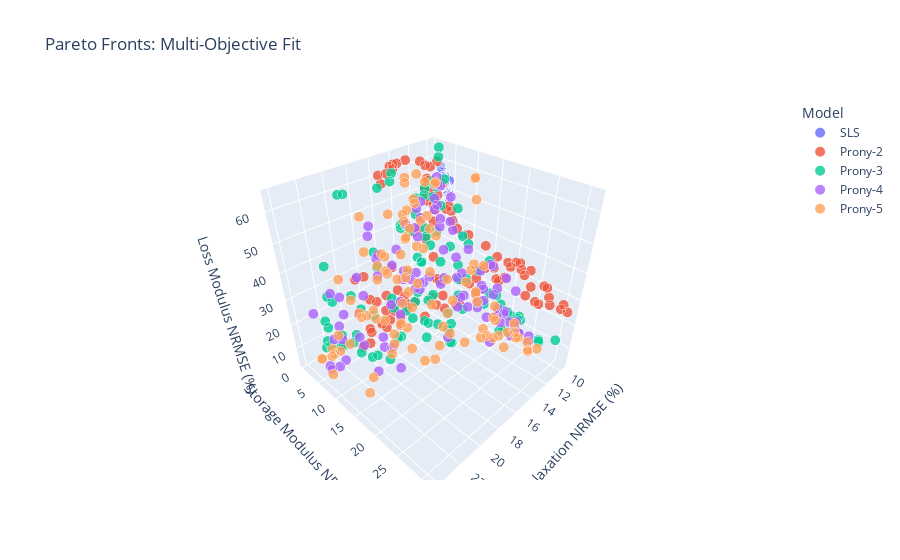

Notebook code cell kept with this figure:
### Markdown cell above
Viscoelastic Fitting

### Code cell
import numpy as np; import os; import plotly.express as px
from pvc_tensile_experiment.Functions import*
from pymoo.core.problem import ElementwiseProblem
from pymoo.algorithms.moo.nsga2 import NSGA2
from pymoo.optimize import minimize
from pymoo.operators.repair.bounds_repair import BoundsRepair


def StressRelaxationData(fileNames):
    stressRelaxData = np.zeros([0, 2])

    for i in fileNames:
        # read and process the data file for strain and stress 
        expTime, strain, _, stress = ViscoelasticDataProcessor('Stress Relaxation Data', i)
        
        # the starting point is 5 before the maximum stress value
        regions = StressRelaxationRegionSelector(expTime, stress)

        for j in range(0, 3):
            # extract the increasing strain regions. since the start is 5 indices from the maximum stress,
            # use these points to get the offset strain and stress
            indexRange = range(regions[0, j], regions[1, j])
            
            # get the stress vector offset
            expTimeOffset = expTime[indexRange][0]
            stressOffset = stress[indexRange][0]
            strainOffset = strain[indexRange][0]

            # reset the index range so the first data point is the maximum stress value.
            indexRange =  range(regions[0, j] + 5, regions[1, j])

            # define the variables 
            expTimeFit = expTime[indexRange] - expTimeOffset
            strainFit = strain[indexRange] - strainOffset
            stressFit = stress[indexRange] - stressOffset
            normStressFit = stressFit/strainFit/1.85

            stressRelaxData = np.vstack([stressRelaxData, np.array([expTimeFit, normStressFit]).T])
    return stressRelaxData[:,0], stressRelaxData[:,1]

def DMAData(name):
    # import the excel file. dont use columns beyond 4 since they're empty  due to 
    # needing a place to put extra comments
    df = pd.read_excel(f"Data/Viscoelastic Data/DMA Data/{name[0]}", header = None, usecols = [0, 2, 3])

    # preallocate the measurement names
    indices = np.hstack([range(52,60), range(64,69)])
    data = df.loc[df.index[indices]].to_numpy(dtype = float)/1.85

    return data[:,0], data[:,1], data[:,2]

# ---------------- Base Class for Multi-Objective Problems ----------------
class BaseViscoProblem(ElementwiseProblem):
    def __init__(self, nVar, xl, xu):
        super().__init__(n_var = nVar, n_obj = 3, n_constr = 0, xl = xl, xu = xu)

    def StressRelaxationRMSE(self, eModel):
        # return np.sqrt(np.mean((eModel - stressRelaxation)**2))/(np.mean(stressRelaxation))*100
        return np.mean(np.abs(eModel - stressRelaxation))/(np.mean(stressRelaxation))*100

    def StorageModRMSE(self, eComplexModel):
        return np.sqrt(np.mean((eComplexModel.real - storageMod)**2))/np.mean(storageMod)*100
    
    def LossModNRMSE(self, eComplexModel):
        return np.sqrt(np.mean((eComplexModel.imag - lossMod)**2))/np.max(lossMod)*100
    
# ---------------- SLS Problem ----------------
class SlsProblem(BaseViscoProblem):
    def __init__(self):
        super().__init__(3,
                         xl = lowerBound[0:3],
                         xu = upperBound[0:3])

    def _evaluate(self, x, out, *args, **kwargs):
        EInf, E1, tau1 = x

        # Stress relaxation
        eTimeModel = EInf + E1*np.exp(-relaxTime/tau1)
        rmseTime = self.StressRelaxationRMSE(eTimeModel)

        # DMA
        eComplexModel = EInf + E1*(1j*omega*tau1)/(1+1j*omega*tau1)
        rmseDMA1 = self.StorageModRMSE(eComplexModel)
        rmseDMA2 = self.LossModNRMSE(eComplexModel)

        out["F"] = [rmseTime, rmseDMA1, rmseDMA2]

# ---------------- 2-Term Prony Problem ----------------
class Prony2Problem(BaseViscoProblem):
    def __init__(self):
        super().__init__(5,
                         xl = lowerBound[0:5],
                         xu = upperBound[0:5])

    def _evaluate(self, x, out, *args, **kwargs):
        EInf, E1, tau1, E2, tau2 = x

        # Stress relaxation
        eTimeModel = EInf + E1*np.exp(-relaxTime/tau1) + E2*np.exp(-relaxTime/tau2)
        rmseTime = self.StressRelaxationRMSE(eTimeModel)

        # DMA
        eComplexModel = EInf \
                      + E1*(1j*omega*tau1)/(1+1j*omega*tau1) \
                      + E2*(1j*omega*tau2)/(1+1j*omega*tau2)
        rmseDMA1 = self.StorageModRMSE(eComplexModel)
        rmseDMA2 = self.LossModNRMSE(eComplexModel)

        out["F"] = [rmseTime, rmseDMA1, rmseDMA2]

# ---------------- 3-Term Prony Problem ----------------
class Prony3Problem(BaseViscoProblem):
    def __init__(self):
        super().__init__(7,
                         xl = lowerBound[0:7],
                         xu = upperBound[0:7])

    def _evaluate(self, x, out, *args, **kwargs):
        EInf, E1, tau1, E2, tau2, E3, tau3 = x

        # Stress relaxation
        eTimeModel = (EInf
                      + E1*np.exp(-relaxTime/tau1)
                      + E2*np.exp(-relaxTime/tau2)
                      + E3*np.exp(-relaxTime/tau3))
        rmseTime = self.StressRelaxationRMSE(eTimeModel)

        # DMA
        eComplexModel = EInf \
                      + E1*(1j*omega*tau1)/(1+1j*omega*tau1) \
                      + E2*(1j*omega*tau2)/(1+1j*omega*tau2) \
                      + E3*(1j*omega*tau3)/(1+1j*omega*tau3)
        rmseDMA1 = self.StorageModRMSE(eComplexModel)
        rmseDMA2 = self.LossModNRMSE(eComplexModel)

        out["F"] = [rmseTime, rmseDMA1, rmseDMA2]
   
# ---------------- 4-Term Prony Problem ----------------
class Prony4Problem(BaseViscoProblem):
    def __init__(self):
        super().__init__(9,
                         xl = lowerBound[0:9],
                         xu = upperBound[0:9])

    def _evaluate(self, x, out, *args, **kwargs):
        EInf, E1, tau1, E2, tau2, E3, tau3, E4, tau4 = x

        # Stress relaxation
        eTimeModel = (EInf
                      + E1*np.exp(-relaxTime/tau1)
                      + E2*np.exp(-relaxTime/tau2)
                      + E3*np.exp(-relaxTime/tau3)
                      + E4*np.exp(-relaxTime/tau4))
        rmseTime = self.StressRelaxationRMSE(eTimeModel)

        # DMA
        eComplexModel = EInf \
                      + E1*(1j*omega*tau1)/(1+1j*omega*tau1) \
                      + E2*(1j*omega*tau2)/(1+1j*omega*tau2) \
                      + E3*(1j*omega*tau3)/(1+1j*omega*tau3) \
                      + E4*(1j*omega*tau4)/(1+1j*omega*tau4)
        
        rmseDMA1 = self.StorageModRMSE(eComplexModel)
        rmseDMA2 = self.LossModNRMSE(eComplexModel)

        out["F"] = [rmseTime, rmseDMA1, rmseDMA2]

# ---------------- 5-Term Prony Problem ----------------
class Prony5Problem(BaseViscoProblem):
    def __init__(self):
        super().__init__(11,
                         xl = lowerBound[0:11],
                         xu = upperBound[0:11])
    def _evaluate(self, x, out, *args, **kwargs):
        EInf, E1, tau1, E2, tau2, E3, tau3, E4, tau4, E5, tau5 = x

        # Stress relaxation
        eTimeModel = (EInf
                      + E1*np.exp(-relaxTime/tau1)
                      + E2*np.exp(-relaxTime/tau2)
                      + E3*np.exp(-relaxTime/tau3)
                      + E4*np.exp(-relaxTime/tau4)
                      + E5*np.exp(-relaxTime/tau5))
        rmseTime = self.StressRelaxationRMSE(eTimeModel)
        
        # DMA
        eComplexModel = EInf \
                      + E1*(1j*omega*tau1)/(1+1j*omega*tau1) \
                      + E2*(1j*omega*tau2)/(1+1j*omega*tau2) \
                      + E3*(1j*omega*tau3)/(1+1j*omega*tau3) \
                      + E4*(1j*omega*tau4)/(1+1j*omega*tau4) \
                      + E5*(1j*omega*tau5)/(1+1j*omega*tau5)
        
        rmseDMA1 = self.StorageModRMSE(eComplexModel)
        rmseDMA2 = self.LossModNRMSE(eComplexModel)
        
        out["F"] = [rmseTime, rmseDMA1, rmseDMA2]

# ---------------- Run Optimizations ----------------
def RunPareto(problemClass, label):
    algorithm = NSGA2(pop_size = 100)
    result = minimize(problemClass(),
                      algorithm,
                      ("n_gen", 50),
                      repair = BoundsRepair(),
                      seed = 42,
                      verbose = False)
    df = pd.DataFrame(columns = ['Stress Relaxation NRMSE (%)', 'Storage Modulus NRMSE (%)',
                                                'Loss Modulus NRMSE (%)'])
    
    df['Stress Relaxation NRMSE (%)'] = result.F[:,0]
    df['Storage Modulus NRMSE (%)'] = result.F[:,1]
    df['Loss Modulus NRMSE (%)'] = result.F[:,2]
    df['Model'] = label 
    return result, df


# defined coundaries
plastiRatio = 'P4'
if plastiRatio == 'P2':    #EInf    #E1    #tau1   #E2     #tau2   #E3    #tau3   #E4    #tau4   #E5   #tau5
    lowerBound = np.array([2.8e5,   4e4,   1e-3,   8e3,    5e0,    1e4,   1e-1,    1e4,   1e1,   1e4,  1e-2])
    upperBound = np.array([3.1e5,   7e4,   2e0,    6e4,    2.8e3,  7e4,   1e2,    4e4,   5e2,   6e4,  2e0])
        
elif plastiRatio == 'P4':    #EInf   #E1    #tau1   #E2    #tau2   #E3    #tau3   #E4    #tau4   #E5   #tau5
    lowerBound = np.array([5e4,      4e3,   1e-3,   8e3,   5e0,    1e3,   1e-1,    1e3,   1e1,   1e3,  1e-2])
    upperBound = np.array([6.1e4,    7e4,   2e0,    6e4,   2.8e3,  7e4,   1e2,    4e4,   5e2,   6e4,  2e0])

    # lowerBound = np.array([4.6e4, 1e3,  100, 1e3,   5,  1e2,  1e-4,  1e2, 1e-4])
    # upperBound = np.array([6.6e4, 1e5, 1800, 1e4, 500,  2e4,    50,  1e4,   10])

elif plastiRatio == 'P6':
    lowerBound = np.array([1.4e4, 1e2,  100, 1e3,   5,  1e2,  1e-4,  1e2, 1e-4])
    upperBound = np.array([3.4e4, 1e4, 1800, 1e4, 500,  2e4,    50,  1e4,   10])

elif plastiRatio == 'P8':
    lowerBound = np.array([5e3,   1e2,  100, 1e3,   5,  1e2,  1e-4,  1e2, 1e-4])
    upperBound = np.array([1.6e4, 1e4, 1800, 1e4, 500,  2e4,    50,  1e4,   10])



# locate stress relaxation data per plasticizer content. combine files for the relaxation time and stress.
fileNames = [i for i in os.listdir(f'Data/Viscoelastic Data/Stress Relaxation Data') if i.endswith('.xlsx') and i.find(plastiRatio) != -1]
relaxTime, stressRelaxation = StressRelaxationData(fileNames)

# remove some of the initial data to help the fitment 
indices = np.where((relaxTime > 10) & (relaxTime < 500))[0]
removedIndices = np.random.choice(indices, size = int(len(indices)*0.5), replace = False)
relaxTime = np.delete(relaxTime, removedIndices)
stressRelaxation = np.delete(stressRelaxation, removedIndices)

# locate DMA data per plasticizer content.
fileNames = [i for i in os.listdir(f'Data/Viscoelastic Data/DMA Data') if i.endswith('.xlsx') and i.find(plastiRatio) != -1]
frequency, storageMod, lossMod = DMAData(fileNames)
omega = 2*np.pi*frequency

# run multi-objective function fitment
resSLS, dfSLS = RunPareto(SlsProblem, "SLS")
resP2, dfP2 = RunPareto(Prony2Problem, "Prony-2")
resP3, dfP3 = RunPareto(Prony3Problem, "Prony-3")
resP4, dfP4 = RunPareto(Prony4Problem, "Prony-4")
resP5, dfP5 = RunPareto(Prony5Problem, "Prony-5")

# store the results into a datafram and plot using plotly
df = pd.concat([dfSLS, dfP2, dfP3, dfP4, dfP5], axis = 0)
fig = px.scatter_3d(df, x = 'Stress Relaxation NRMSE (%)', 
                y = 'Storage Modulus NRMSE (%)', z = 'Loss Modulus NRMSE (%)',
                title = "Pareto Fronts: Multi-Objective Fit", color = df['Model'], opacity = 0.8, size_max = 10, size = np.ones(len(df)))    
fig.show()

### Figure 1 — Plotly figure (JSON) as saved in the notebook; plotly's stock layout.template omitted (floating-point values rounded to 4 significant figures)
{"data": [{"hovertemplate": "Model=SLS<br>Stress Relaxation NRMSE (%)=%{x}<br>Storage Modulus NRMSE (%)=%{y}<br>Loss Modulus NRMSE (%)=%{z}<br>size=%{marker.size}<extra></extra>", "legendgroup": "SLS", "marker": {"color": "#636efa", "opacity": 0.8, "size": [1, 1, 1, 1, 1, 1, 1, 1, 1, 1, 1, 1, 1, 1, 1, 1, 1, 1, 1, 1, 1, 1, 1, 1, 1, 1, 1, 1, 1, 1, 1, 1, 1, 1, 1, 1, 1, 1, 1, 1, 1, 1, 1, 1, 1, 1, 1, 1, 1, 1, 1, 1, 1, 1, 1, 1, 1, 1, 1, 1, 1, 1, 1, 1, 1, 1, 1, 1, 1, 1, 1, 1, 1, 1, 1, 1, 1, 1, 1, 1, 1, 1, 1, 1, 1, 1, 1, 1, 1, 1, 1, 1, 1, 1, 1, 1, 1, 1, 1, 1], "sizemode": "area", "sizeref": 0.01, "symbol": "circle"}, "mode": "markers", "name": "SLS", "scene": "scene", "showlegend": true, "type": "scatter3d", "x": [10.08, 10.12, 10.14, 10.08, 10.08, 10.12, 10.11, 10.11, 10.11, 10.11, 10.1, 10.08, 10.11, 10.1, 10.09, 10.1, 10.09, 10.1, 10.1, 10.08, 10.1, 10.1, 10.1, 10.1, 10.11, 10.08, 10.09, 10.09, 10.09, 10.1, 10.08, 10.12, 10.09, 10.08, 10.12, 10.09, 10.09, 10.1, 10.09, 10.08, 10.12, 10.09, 10.09, 10.09, 10.11, 10.1, 10.12, 10.08, 10.11, 10.1, 10.08, 10.08, 10.08, 10.08, 10.08, 10.09, 10.1, 10.09, 10.1, 10.08, 10.08, 10.1, 10.09, 10.1, 10.08, 10.08, 10.12, 10.09, 10.08, 10.09, 10.1, 10.1, 10.08, 10.1, 10.09, 10.08, 10.08, 10.08, 10.12, 10.08, 10.08, 10.1, 10.08, 10.09, 10.08, 10.09, 10.09, 10.08, 10.09, 10.09, 10.08, 10.08, 10.08, 10.08, 10.09, 10.08, 10.08, 10.09, 10.1, 10.08], "y": [8.53, 8.461, 4.348, 3.119, 5.122, 4.458, 4.889, 3.23, 7.536, 8.227, 6.304, 7.359, 3.688, 7.854, 7.218, 7.961, 4.512, 4.247, 7.181, 5.687, 4.816, 6.825, 3.367, 6.555, 3.498, 7.728, 8.042, 6.649, 8.41, 4.013, 7.424, 4.226, 5.014, 5.176, 6.146, 3.78, 4.319, 6.572, 6.48, 6.75, 4.489, 7.159, 6.966, 6.404, 8.018, 3.851, 5.895, 5.631, 3.44, 3.512, 8.304, 4.725, 3.628, 6.692, 8.126, 5.155, 3.294, 3.782, 6.171, 4.116, 5.268, 3.162, 3.325, 4.622, 7.027, 4.458, 6.165, 5.137, 5.428, 6.0, 4.595, 4.669, 5.575, 3.182, 4.844, 5.339, 5.943, 5.236, 6.049, 5.842, 7.635, 5.909, 7.069, 6.86, 3.905, 7.604, 6.072, 5.763, 4.337, 6.251, 7.806, 5.075, 5.49, 5.782, 5.532, 3.97, 6.452, 6.35, 4.678, 4.993], "z": [36.65, 36.19, 52.18, 58.45, 54.65, 51.56, 49.3, 57.61, 37.72, 36.29, 42.3, 38.14, 55.3, 36.86, 38.53, 36.67, 51.11, 52.53, 38.79, 45.05, 49.73, 40.13, 56.87, 41.18, 56.21, 37.09, 36.49, 40.68, 36.19, 53.69, 37.9, 53.26, 48.5, 47.64, 43.07, 54.91, 52.82, 41.13, 41.42, 40.25, 51.44, 38.95, 39.51, 41.83, 36.59, 54.48, 44.29, 45.46, 56.57, 56.15, 36.25, 49.96, 55.48, 40.72, 36.44, 48.12, 57.26, 54.87, 42.88, 53.34, 47.15, 58.11, 57.11, 50.68, 39.22, 53.23, 43.01, 48.19, 46.33, 43.56, 50.77, 50.39, 45.61, 57.86, 49.43, 46.82, 43.87, 47.32, 43.55, 44.41, 37.38, 44.25, 39.04, 39.87, 56.0, 37.49, 43.27, 44.79, 52.38, 42.51, 36.87, 48.77, 46.02, 44.66, 45.84, 55.56, 41.5, 42.05, 50.34, 50.17]}, {"hovertemplate": "Model=Prony-2<br>Stress Relaxation NRMSE (%)=%{x}<br>Storage Modulus NRMSE (%)=%{y}<br>Loss Modulus NRMSE (%)=%{z}<br>size=%{marker.size}<extra></extra>", "legendgroup": "Prony-2", "marker": {"color": "#EF553B", "opacity": 0.8, "size": [1, 1, 1, 1, 1, 1, 1, 1, 1, 1, 1, 1, 1, 1, 1, 1, 1, 1, 1, 1, 1, 1, 1, 1, 1, 1, 1, 1, 1, 1, 1, 1, 1, 1, 1, 1, 1, 1, 1, 1, 1, 1, 1, 1, 1, 1, 1, 1, 1, 1, 1, 1, 1, 1, 1, 1, 1, 1, 1, 1, 1, 1, 1, 1, 1, 1, 1, 1, 1, 1, 1, 1, 1, 1, 1, 1, 1, 1, 1, 1, 1, 1, 1, 1, 1, 1, 1, 1, 1, 1, 1, 1, 1, 1, 1, 1, 1, 1, 1, 1], "sizemode": "area", "sizeref": 0.01, "symbol": "circle"}, "mode": "markers", "name": "Prony-2", "scene": "scene", "showlegend": true, "type": "scatter3d", "x": [21.1, 15.6, 15.11, 9.73, 12.88, 10.05, 15.46, 20.43, 16.9, 10.06, 19.58, 10.8, 10.05, 11.83, 17.45, 19.02, 12.07, 17.89, 14.5, 13.42, 10.08, 10.06, 10.01, 12.52, 21.1, 13.15, 11.99, 14.24, 9.735, 18.48, 17.17, 16.28, 9.743, 19.84, 15.73, 9.735, 10.03, 10.59, 10.79, 17.93, 14.94, 18.49, 10.71, 9.857, 11.16, 11.43, 9.994, 13.72, 10.04, 10.04, 10.08, 10.92, 11.69, 10.09, 12.34, 9.753, 12.97, 9.955, 11.15, 10.83, 18.69, 10.04, 16.06, 10.3, 10.73, 10.08, 9.985, 14.15, 11.53, 10.05, 17.21, 12.34, 10.98, 11.22, 10.06, 10.08, 17.38, 13.78, 15.11, 15.73, 9.934, 19.84, 10.09, 9.988, 10.03, 12.67, 10.05, 10.08, 9.732, 10.44, 16.0, 10.11, 10.08, 10.25, 9.902, 11.22, 9.997, 9.779, 18.83, 9.739], "y": [8.544, 0.5701, 9.937, 9.493, 0.7024, 31.17, 0.8008, 8.646, 7.782, 27.96, 3.51, 1.194, 29.96, 1.481, 5.649, 5.448, 11.47, 6.439, 0.7314, 8.008, 14.28, 15.7, 22.44, 2.555, 8.544, 10.77, 12.14, 0.7673, 4.46, 7.998, 6.336, 5.699, 3.93, 7.515, 6.126, 2.703, 26.97, 1.612, 1.504, 7.591, 0.8821, 5.718, 3.061, 13.72, 1.893, 0.9296, 21.65, 9.82, 30.27, 23.99, 25.22, 10.17, 2.785, 12.49, 7.646, 5.53, 2.57, 20.49, 2.092, 1.704, 7.309, 27.57, 3.922, 12.92, 2.73, 25.92, 16.6, 0.6976, 4.425, 15.84, 6.773, 7.099, 1.178, 3.772, 18.68, 23.23, 8.88, 0.7288, 7.297, 7.033, 23.42, 7.215, 2.383, 18.93, 26.39, 9.335, 16.22, 16.97, 1.435, 14.06, 7.491, 10.91, 17.55, 2.261, 21.22, 1.461, 19.56, 6.755, 3.684, 5.144], "z": [12.8, 60.51, 12.75, 36.46, 62.68, 26.07, 57.66, 12.82, 14.87, 25.47, 31.53, 54.15, 26.01, 40.66, 22.73, 24.27, 12.77, 18.13, 62.42, 15.41, 27.31, 29.58, 31.82, 38.07, 12.8, 12.83, 13.61, 61.28, 44.31, 13.94, 18.58, 22.55, 42.85, 14.67, 19.36, 51.79, 31.18, 58.44, 53.68, 15.47, 60.48, 22.47, 43.28, 35.66, 48.44, 60.86, 33.34, 14.66, 28.02, 28.72, 23.97, 20.26, 33.04, 21.38, 20.21, 39.35, 37.68, 34.92, 46.83, 49.54, 15.27, 28.11, 29.88, 15.49, 45.26, 23.79, 33.89, 62.64, 26.37, 30.37, 16.68, 20.67, 59.06, 40.05, 27.53, 24.5, 13.36, 62.53, 16.32, 16.67, 34.38, 15.74, 47.7, 33.59, 31.3, 16.08, 29.21, 25.34, 59.29, 13.48, 16.3, 17.57, 25.16, 46.02, 35.2, 51.04, 32.47, 37.1, 31.31, 42.87]}, {"hovertemplate": "Model=Prony-3<br>Stress Relaxation NRMSE (%)=%{x}<br>Storage Modulus NRMSE (%)=%{y}<br>Loss Modulus NRMSE (%)=%{z}<br>size=%{marker.size}<extra></extra>", "legendgroup": "Prony-3", "marker": {"color": "#00cc96", "opacity": 0.8, "size": [1, 1, 1, 1, 1, 1, 1, 1, 1, 1, 1, 1, 1, 1, 1, 1, 1, 1, 1, 1, 1, 1, 1, 1, 1, 1, 1, 1, 1, 1, 1, 1, 1, 1, 1, 1, 1, 1, 1, 1, 1, 1, 1, 1, 1, 1, 1, 1, 1, 1, 1, 1, 1, 1, 1, 1, 1, 1, 1, 1, 1, 1, 1, 1, 1, 1, 1, 1, 1, 1, 1, 1, 1, 1, 1, 1, 1, 1, 1, 1, 1, 1, 1, 1, 1, 1, 1, 1, 1, 1, 1, 1, 1, 1, 1, 1, 1, 1, 1, 1], "sizemode": "area", "sizeref": 0.01, "symbol": "circle"}, "mode": "markers", "name": "Prony-3", "scene": "scene", "showlegend": true, "type": "scatter3d", "x": [9.736, 9.73, 11.43, 9.825, 19.33, 23.52, 11.19, 10.71, 15.9, 10.81, 9.732, 10.47, 17.35, 18.26, 19.93, 9.736, 11.94, 20.58, 20.96, 10.92, 9.731, 9.783, 14.5, 14.34, 16.77, 23.0, 22.23, 17.12, 10.23, 9.819, 22.04, 22.92, 12.43, 9.823, 11.48, 16.29, 18.96, 21.5, 20.26, 20.2, 9.812, 13.52, 14.65, 16.43, 9.735, 10.97, 9.846, 14.86, 11.75, 15.06, 21.22, 17.11, 13.92, 13.2, 10.07, 10.07, 12.16, 13.75, 11.93, 15.62, 13.69, 15.78, 21.32, 14.2, 9.738, 14.44, 13.09, 18.53, 21.73, 21.86, 10.05, 13.3, 10.73, 10.54, 12.67, 12.16, 14.66, 13.92, 19.1, 9.736, 11.19, 23.33, 9.81, 9.73, 9.732, 12.18, 12.83, 15.62, 9.732, 15.49, 22.56, 11.09, 23.16, 22.76, 16.93, 9.73, 15.28, 9.732, 12.79, 11.27], "y": [1.881, 8.124, 20.71, 29.86, 0.5676, 6.06, 23.51, 27.77, 0.9335, 27.99, 3.309, 1.885, 7.314, 11.14, 5.369, 1.796, 4.494, 10.87, 10.51, 16.04, 6.694, 19.66, 4.241, 0.6173, 14.01, 4.931, 6.529, 2.675, 8.166, 18.65, 3.05, 5.248, 13.82, 18.09, 2.223, 9.525, 0.8155, 1.488, 13.24, 3.778, 2.661, 12.46, 0.9196, 8.111, 22.5, 1.006, 15.51, 15.21, 2.896, 13.03, 7.435, 2.002, 1.365, 3.906, 1.162, 1.274, 1.306, 1.403, 7.104, 17.51, 8.974, 11.42, 8.594, 14.54, 1.441, 9.308, 1.614, 10.99, 7.941, 3.696, 5.664, 1.475, 3.525, 10.87, 13.12, 1.268, 7.138, 1.386, 6.356, 16.83, 21.02, 5.952, 20.41, 9.567, 12.22, 8.697, 3.968, 17.2, 22.12, 11.64, 7.779, 9.976, 6.086, 7.718, 5.708, 14.59, 7.834, 21.77, 4.069, 1.466], "z": [64.37, 34.93, 9.502, 12.24, 58.84, 15.98, 10.46, 12.04, 56.9, 11.91, 53.86, 47.25, 18.93, 13.13, 22.27, 61.02, 32.12, 10.71, 10.58, 15.3, 44.95, 12.86, 24.71, 59.83, 12.3, 24.14, 18.41, 30.81, 23.64, 12.82, 29.55, 21.72, 14.09, 14.87, 36.58, 14.4, 58.7, 38.45, 11.21, 26.66, 43.45, 13.43, 57.57, 16.44, 12.29, 50.66, 17.16, 12.39, 34.08, 12.71, 17.04, 36.21, 41.01, 28.7, 51.49, 52.64, 48.64, 41.57, 27.27, 11.19, 18.29, 14.02, 11.03, 12.47, 49.94, 17.83, 37.24, 12.95, 15.62, 27.83, 29.23, 39.47, 35.12, 20.7, 20.07, 42.42, 19.62, 39.84, 18.76, 17.34, 9.592, 18.17, 12.3, 32.88, 23.84, 21.91, 26.08, 10.98, 13.49, 12.7, 16.43, 20.7, 15.97, 16.36, 20.43, 30.0, 17.53, 12.29, 26.19, 48.64]}, {"hovertemplate": "Model=Prony-4<br>Stress Relaxation NRMSE (%)=%{x}<br>Storage Modulus NRMSE (%)=%{y}<br>Loss Modulus NRMSE (%)=%{z}<br>size=%{marker.size}<extra></extra>", "legendgroup": "Prony-4", "marker": {"color": "#ab63fa", "opacity": 0.8, "size": [1, 1, 1, 1, 1, 1, 1, 1, 1, 1, 1, 1, 1, 1, 1, 1, 1, 1, 1, 1, 1, 1, 1, 1, 1, 1, 1, 1, 1, 1, 1, 1, 1, 1, 1, 1, 1, 1, 1, 1, 1, 1, 1, 1, 1, 1, 1, 1, 1, 1, 1, 1, 1, 1, 1, 1, 1, 1, 1, 1, 1, 1, 1, 1, 1, 1, 1, 1, 1, 1, 1, 1, 1, 1, 1, 1, 1, 1, 1, 1, 1, 1, 1, 1, 1, 1, 1, 1, 1, 1, 1, 1, 1, 1, 1, 1, 1, 1, 1, 1], "sizemode": "area", "sizeref": 0.01, "symbol": "circle"}, "mode": "markers", "name": "Prony-4", "scene": "scene", "showlegend": true, "type": "scatter3d", "x": [11.33, 9.73, 9.78, 9.758, 23.69, 17.38, 18.53, 9.735, 19.89, 9.742, 15.83, 11.16, 12.3, 21.71, 10.56, 23.01, 9.763, 9.792, 13.63, 11.97, 21.05, 9.745, 11.13, 10.13, 11.78, 21.13, 10.74, 18.68, 14.21, 10.83, 19.57, 22.76, 10.4, 23.5, 10.44, 12.93, 15.08, 19.29, 14.69, 9.739, 20.46, 16.65, 13.31, 18.98, 10.28, 19.04, 15.46, 9.75, 10.57, 17.19, 16.23, 14.45, 9.749, 12.75, 21.12, 9.746, 22.5, 9.734, 19.3, 22.17, 12.82, 16.85, 14.5, 9.903, 14.81, 11.07, 9.735, 10.68, 11.69, 12.43, 13.99, 16.99, 9.73, 21.79, 9.739, 10.02, 13.31, 9.731, 17.19, 9.73, 9.778, 9.773, 20.68, 13.98, 12.49, 16.89, 11.08, 23.69, 11.25, 16.2, 10.34, 11.25, 9.758, 15.21, 10.21, 9.734, 9.73, 12.84, 9.776, 11.25], "y": [0.6774, 20.79, 1.501, 24.83, 7.223, 3.436, 9.627, 24.69, 4.437, 22.58, 3.361, 10.91, 12.33, 2.867, 19.58, 7.345, 1.691, 20.29, 6.393, 1.035, 12.11, 16.87, 11.57, 2.354, 7.517, 3.972, 10.1, 9.531, 6.688, 15.79, 14.02, 5.893, 2.308, 3.589, 18.46, 6.361, 2.803, 4.48, 5.439, 4.956, 6.907, 1.786, 1.188, 8.173, 2.052, 8.505, 5.194, 17.4, 22.04, 0.9718, 6.226, 14.36, 16.18, 3.015, 3.441, 22.58, 7.614, 19.05, 3.162, 6.242, 21.02, 1.896, 6.168, 19.1, 3.891, 17.1, 21.69, 4.279, 1.441, 9.076, 5.221, 0.8255, 18.55, 4.475, 12.75, 6.236, 1.179, 9.615, 6.035, 14.95, 21.51, 13.31, 6.438, 6.175, 1.715, 7.735, 14.84, 6.78, 12.93, 6.229, 7.813, 15.14, 13.77, 5.163, 3.385, 2.245, 15.49, 9.097, 5.036, 9.941], "z": [45.85, 23.19, 53.69, 5.195, 8.511, 28.56, 7.58, 7.503, 19.11, 6.34, 29.83, 13.53, 13.22, 29.89, 9.864, 7.964, 50.8, 9.038, 21.12, 44.33, 6.603, 20.53, 15.0, 43.95, 32.35, 21.33, 22.8, 7.067, 19.55, 16.38, 6.369, 17.26, 42.52, 26.82, 11.58, 22.1, 34.43, 25.47, 23.74, 48.18, 9.842, 34.17, 40.27, 11.04, 46.58, 7.128, 24.96, 12.09, 6.575, 41.64, 17.98, 6.607, 17.12, 35.76, 27.78, 6.336, 9.725, 12.37, 31.52, 15.96, 8.424, 33.16, 19.89, 11.8, 25.95, 10.81, 10.62, 37.44, 40.51, 23.11, 24.88, 44.94, 26.39, 18.58, 24.24, 36.47, 40.47, 30.7, 18.58, 28.87, 8.898, 18.28, 13.34, 21.38, 37.88, 15.56, 14.97, 9.435, 11.4, 17.98, 26.88, 13.52, 17.17, 25.08, 39.29, 50.73, 28.64, 21.29, 38.68, 21.73]}, {"hovertemplate": "Model=Prony-5<br>Stress Relaxation NRMSE (%)=%{x}<br>Storage Modulus NRMSE (%)=%{y}<br>Loss Modulus NRMSE (%)=%{z}<br>size=%{marker.size}<extra></extra>", "legendgroup": "Prony-5", "marker": {"color": "#FFA15A", "opacity": 0.8, "size": [1, 1, 1, 1, 1, 1, 1, 1, 1, 1, 1, 1, 1, 1, 1, 1, 1, 1, 1, 1, 1, 1, 1, 1, 1, 1, 1, 1, 1, 1, 1, 1, 1, 1, 1, 1, 1, 1, 1, 1, 1, 1, 1, 1, 1, 1, 1, 1, 1, 1, 1, 1, 1, 1, 1, 1, 1, 1, 1, 1, 1, 1, 1, 1, 1, 1, 1, 1, 1, 1, 1, 1, 1, 1, 1, 1, 1, 1, 1, 1, 1, 1, 1, 1, 1, 1, 1, 1, 1, 1, 1, 1, 1, 1, 1, 1, 1, 1, 1, 1], "sizemode": "area", "sizeref": 0.01, "symbol": "circle"}, "mode": "markers", "name": "Prony-5", "scene": "scene", "showlegend": true, "type": "scatter3d", "x": [9.731, 17.64, 11.43, 9.772, 9.736, 24.05, 9.731, 20.78, 9.95, 21.65, 21.83, 22.28, 20.03, 13.38, 15.83, 11.2, 11.97, 13.01, 13.08, 9.752, 16.34, 11.63, 20.47, 23.79, 22.62, 16.46, 14.21, 10.27, 14.36, 11.72, 11.26, 14.49, 11.3, 13.8, 15.6, 19.88, 18.93, 11.78, 11.1, 23.43, 13.08, 18.94, 10.46, 11.48, 12.63, 10.81, 19.54, 10.04, 13.24, 12.26, 13.66, 15.65, 16.08, 22.69, 17.44, 9.796, 10.11, 14.68, 18.48, 15.35, 12.27, 11.44, 14.92, 16.85, 18.06, 16.7, 14.56, 23.05, 11.61, 16.66, 18.21, 19.23, 11.0, 10.19, 13.09, 14.07, 9.772, 11.86, 9.993, 17.94, 12.06, 24.04, 12.18, 17.8, 10.81, 13.57, 9.736, 10.47, 12.48, 9.733, 13.09, 16.63, 17.19, 9.878, 17.16, 11.73, 23.18, 17.61, 13.35, 15.25], "y": [21.71, 0.4934, 22.09, 10.49, 26.67, 5.969, 24.53, 2.622, 22.78, 12.34, 7.182, 5.675, 5.045, 0.7294, 4.621, 12.13, 18.85, 0.6159, 0.8075, 10.87, 2.825, 19.86, 4.453, 7.685, 13.86, 2.366, 14.36, 20.81, 12.9, 1.52, 1.677, 6.687, 15.12, 2.207, 7.809, 5.193, 6.418, 17.72, 20.28, 6.939, 1.066, 5.863, 25.81, 4.96, 5.906, 18.7, 5.594, 1.722, 11.71, 0.9428, 2.022, 14.78, 6.328, 6.981, 15.03, 16.8, 1.768, 2.941, 9.839, 6.299, 1.313, 2.558, 0.639, 9.279, 8.755, 3.714, 4.296, 5.909, 3.669, 15.84, 6.819, 10.99, 14.15, 11.35, 1.633, 9.47, 10.32, 0.9378, 22.42, 13.0, 10.61, 6.014, 17.97, 1.317, 18.25, 16.74, 21.33, 25.84, 3.824, 13.4, 3.497, 4.045, 8.5, 11.38, 2.926, 8.411, 6.869, 3.888, 0.8922, 5.439], "z": [5.674, 49.08, 3.461, 58.45, 4.061, 12.44, 4.465, 33.19, 5.04, 5.998, 14.35, 17.44, 20.54, 43.88, 25.13, 21.69, 6.338, 56.78, 55.16, 50.88, 33.78, 5.779, 26.23, 7.25, 4.254, 34.64, 7.829, 6.066, 9.736, 39.57, 53.82, 22.59, 16.21, 35.99, 15.64, 18.61, 17.04, 7.826, 5.916, 13.25, 45.26, 19.92, 4.384, 35.58, 23.16, 10.61, 18.92, 52.25, 11.76, 48.26, 36.37, 6.525, 17.15, 13.43, 4.78, 12.51, 51.71, 31.79, 8.815, 20.36, 46.99, 41.78, 46.05, 11.22, 10.65, 29.5, 26.24, 13.87, 37.62, 4.388, 15.03, 7.749, 18.88, 24.15, 38.64, 15.2, 58.09, 56.91, 4.632, 9.143, 13.79, 12.66, 4.985, 36.98, 11.24, 4.876, 9.526, 3.865, 31.12, 26.98, 32.79, 28.52, 12.93, 26.09, 31.69, 20.44, 13.37, 27.92, 41.19, 25.45]}], "layout": {"legend": {"itemsizing": "constant", "title": {"text": "Model"}, "tracegroupgap": 0}, "scene": {"domain": {"x": [0, 1], "y": [0, 1]}, "xaxis": {"title": {"text": "Stress Relaxation NRMSE (%)"}}, "yaxis": {"title": {"text": "Storage Modulus NRMSE (%)"}}, "zaxis": {"title": {"text": "Loss Modulus NRMSE (%)"}}}, "title": {"text": "Pareto Fronts: Multi-Objective Fit"}}}
